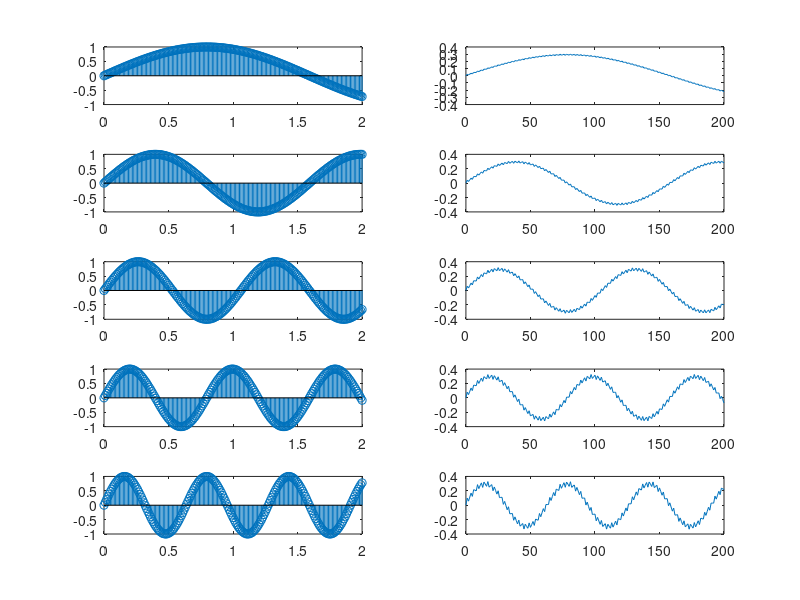

Here is the MATLAB script that generated this plot:
wp = 0.2*pi;
ws = 0.35*pi;
kp = -1;
ks = -15;

[n,wc] = buttord(wp,ws,kp,ks,'s');
[bn,an] = butter(n,1,"low",'s');
[bs,as] = butter(n,wc,"low",'s');

w = 0:0.01:pi;
h = freqs(bs,as,w);
plot(w,mag2db(abs(h)));


[bz,az] = impinvar(bs,as);


f = [0.1 0.2 0.3 0.4 0.5]*pi;
t = 0:0.01:2;
for i = 1:length(f)
    %input sin wave 
    
    x1t = sin(2*pi*f(i)*t);
    
    figure(1)
    subplot(length(f),2,2*i-1)
    stem(t,x1t);
    
    y1t = filter(bn,an,x1t);
    
    figure(1)
    subplot(length(f),2,2*i)
    plot(0:length(y1t)-1,y1t);
end


